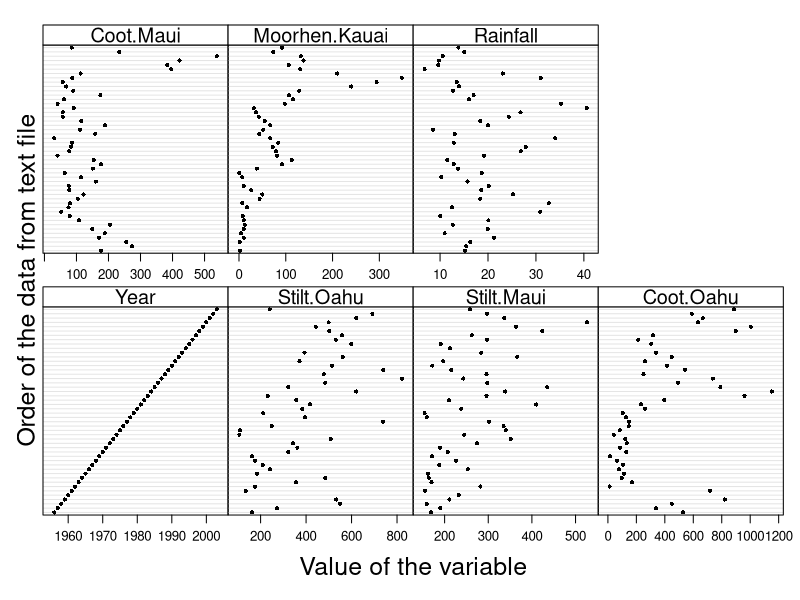

Write R code to recreate this figure.
# setwd("//media//kswada//MyFiles//R//hawaii")
setwd("//media//kswada//MyFiles//R//Generalized_linear_model_and_heterogeneity//hawaii")

packages <- c("dplyr", "lattice")
purrr::walk(packages, library, character.only = TRUE, warn.conflicts = FALSE)



# ------------------------------------------------------------------------------
# data:  Hawaii
# ------------------------------------------------------------------------------

Hawaii <- read.table(file = "Hawaii.txt", header = TRUE)


str(Hawaii)


dim(Hawaii)


car::some(Hawaii)



# ------------------------------------------------------------------------------
# Data exploration:  multi-panel Cleveland dotplot
# ------------------------------------------------------------------------------

Mydotplot <- function(DataSelected){
  
  P <- dotplot(as.matrix(as.matrix(DataSelected)), groups=FALSE,
               strip = strip.custom(bg = 'white', par.strip.text = list(cex = 1.2)),
               scales = list(x = list(relation = "free", draw = TRUE), y = list(relation = "free", draw = FALSE)),
               col=1, cex  = 0.5, pch = 16,
               xlab = list(label = "Value of the variable", cex = 1.5),
               ylab = list(label = "Order of the data from text file", cex = 1.5))
  
  print(P)  
}


# ----------
graphics.off()

MyVar1 <- c("Year", "Stilt.Oahu", "Stilt.Maui", "Coot.Oahu", "Coot.Maui", "Moorhen.Kauai", "Rainfall")


# Shown in scaled values
Mydotplot(Hawaii[,MyVar1])
